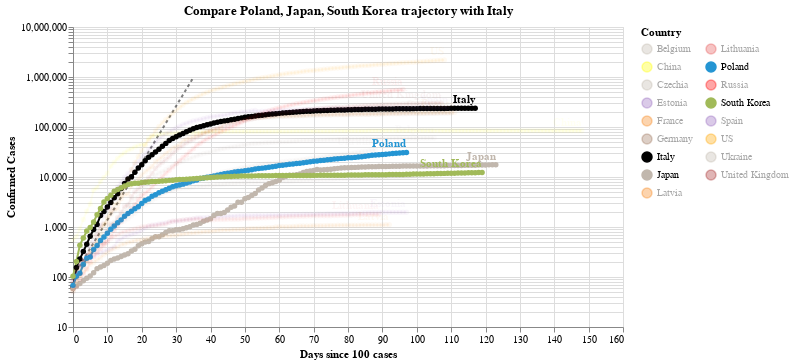

Here is the notebook cell this chart was saved with:
### Code cell
#hide_input
chart3 = make_since_chart(dff2, ['Poland', 'Japan', 'South Korea'], baseline_countries)
chart3

### Figure 1 — Vega-Lite specification as saved in the notebook (floating-point values rounded to 4 significant figures; data arrays with more than 128 entries replaced by an {"elided": "..."} marker saying what was removed)
{"config": {"view": {"continuousWidth": 400, "continuousHeight": 300}}, "layer": [{"data": {"name": "data-628230001892d6798b50651be41d1b3e"}, "mark": {"type": "line", "color": "black", "opacity": 0.5, "strokeDash": [3, 3]}, "encoding": {"x": {"type": "quantitative", "field": "Days since 100 cases"}, "y": {"type": "quantitative", "field": "Confirmed Cases"}}}, {"data": {"name": "data-4df896992601e3d3e3db313392c11114"}, "mark": {"type": "line", "point": true}, "encoding": {"color": {"type": "nominal", "field": "Country", "legend": {"columns": 2}, "scale": {"domain": ["Belgium", "China", "Czechia", "Estonia", "France", "Germany", "Italy", "Japan", "Latvia", "Lithuania", "Poland", "Russia", "South Korea", "Spain", "US", "Ukraine", "United Kingdom"], "range": ["#C1B7AD", "yellow", "#C1B7AD", "#9467bd", "#F58518", "#9D755D", "black", "#C1B7AD", "#F58518", "#E45756", "#2495D3", "red", "#A1BA59", "#9467bd", "orange", "#C1B7AD", "brown"]}}, "opacity": {"condition": {"value": 1, "selection": "selector001"}, "value": 0.05}, "tooltip": [{"type": "nominal", "field": "Country"}, {"type": "temporal", "field": "Date"}, {"type": "quantitative", "field": "Confirmed Cases"}, {"type": "quantitative", "field": "Days since 100 cases"}], "x": {"type": "quantitative", "field": "Days since 100 cases"}, "y": {"type": "quantitative", "field": "Confirmed Cases", "scale": {"type": "log"}}}, "selection": {"selector001": {"type": "multi", "fields": ["Country"], "bind": "legend", "init": [{"Country": "Poland"}, {"Country": "Japan"}, {"Country": "South Korea"}, {"Country": "Italy"}]}}, "width": 550}, {"data": {"name": "data-4df896992601e3d3e3db313392c11114"}, "mark": {"type": "text", "align": "right", "dy": -8, "fontWeight": "bold"}, "encoding": {"color": {"type": "nominal", "field": "Country", "legend": {"columns": 2}, "scale": {"domain": ["Belgium", "China", "Czechia", "Estonia", "France", "Germany", "Italy", "Japan", "Latvia", "Lithuania", "Poland", "Russia", "South Korea", "Spain", "US", "Ukraine", "United Kingdom"], "range": ["#C1B7AD", "yellow", "#C1B7AD", "#9467bd", "#F58518", "#9D755D", "black", "#C1B7AD", "#F58518", "#E45756", "#2495D3", "red", "#A1BA59", "#9467bd", "orange", "#C1B7AD", "brown"]}}, "opacity": {"condition": {"value": 1, "selection": "selector001"}, "value": 0.05}, "text": {"type": "nominal", "field": "Country"}, "tooltip": [{"type": "nominal", "field": "Country"}, {"type": "temporal", "field": "Date"}, {"type": "quantitative", "field": "Confirmed Cases"}, {"type": "quantitative", "field": "Days since 100 cases"}], "x": {"type": "quantitative", "field": "Days since 100 cases"}, "y": {"type": "quantitative", "field": "Confirmed Cases", "scale": {"type": "log"}}}, "transform": [{"filter": "(datum['Date'] >= 1592438400000)"}], "width": 550}], "title": "Compare Poland, Japan, South Korea trajectory with Italy", "$schema": "https://vega.github.io/schema/vega-lite/v4.0.2.json", "datasets": {"data-628230001892d6798b50651be41d1b3e": [{"Days since 100 cases": 0, "Confirmed Cases": 100.0}, {"Days since 100 cases": 1, "Confirmed Cases": 130.0}, {"Days since 100 cases": 2, "Confirmed Cases": 169.0}, {"Days since 100 cases": 3, "Confirmed Cases": 219.7}, {"Days since 100 cases": 4, "Confirmed Cases": 285.6}, {"Days since 100 cases": 5, "Confirmed Cases": 371.3}, {"Days since 100 cases": 6, "Confirmed Cases": 482.7}, {"Days since 100 cases": 7, "Confirmed Cases": 627.5}, {"Days since 100 cases": 8, "Confirmed Cases": 815.7}, {"Days since 100 cases": 9, "Confirmed Cases": 1060.0}, {"Days since 100 cases": 10, "Confirmed Cases": 1379.0}, {"Days since 100 cases": 11, "Confirmed Cases": 1792.0}, {"Days since 100 cases": 12, "Confirmed Cases": 2330.0}, {"Days since 100 cases": 13, "Confirmed Cases": 3029.0}, {"Days since 100 cases": 14, "Confirmed Cases": 3937.0}, {"Days since 100 cases": 15, "Confirmed Cases": 5119.0}, {"Days since 100 cases": 16, "Confirmed Cases": 6654.0}, {"Days since 100 cases": 17, "Confirmed Cases": 8650.0}, {"Days since 100 cases": 18, "Confirmed Cases": 11250.0}, {"Days since 100 cases": 19, "Confirmed Cases": 14620.0}, {"Days since 100 cases": 20, "Confirmed Cases": 19000.0}, {"Days since 100 cases": 21, "Confirmed Cases": 24710.0}, {"Days since 100 cases": 22, "Confirmed Cases": 32120.0}, {"Days since 100 cases": 23, "Confirmed Cases": 41750.0}, {"Days since 100 cases": 24, "Confirmed Cases": 54280.0}, {"Days since 100 cases": 25, "Confirmed Cases": 70560.0}, {"Days since 100 cases": 26, "Confirmed Cases": 91730.0}, {"Days since 100 cases": 27, "Confirmed Cases": 119300.0}, {"Days since 100 cases": 28, "Confirmed Cases": 155000.0}, {"Days since 100 cases": 29, "Confirmed Cases": 201500.0}, {"Days since 100 cases": 30, "Confirmed Cases": 262000.0}, {"Days since 100 cases": 31, "Confirmed Cases": 340600.0}, {"Days since 100 cases": 32, "Confirmed Cases": 442800.0}, {"Days since 100 cases": 33, "Confirmed Cases": 575600.0}, {"Days since 100 cases": 34, "Confirmed Cases": 748300.0}, {"Days since 100 cases": 35, "Confirmed Cases": 972800.0}], "data-4df896992601e3d3e3db313392c11114": {"elided": "1832 records"}}}
